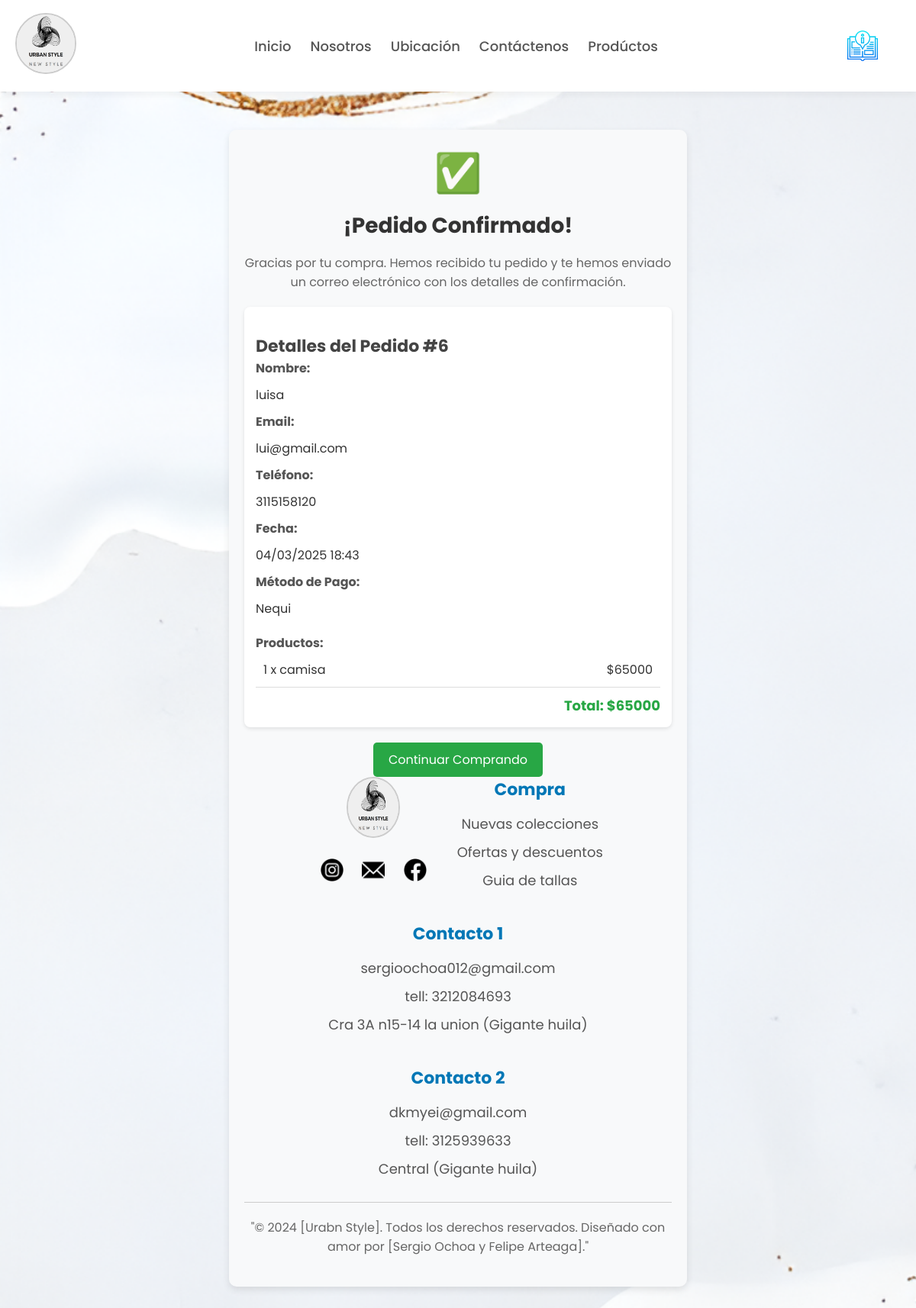
Page /confirmac/6/ on the committed database.
### productos/models.py (models this page shows, shortened)
class Orden(models.Model):
    usuario = models.ForeignKey(User, on_delete=models.CASCADE, null=True, blank=True)
    nombre = models.CharField(max_length=200)
    email = models.EmailField()
    telefono = models.CharField(max_length=20)
    sesion_id = models.CharField(max_length=100, null=True, blank=True)
    total = models.DecimalField(max_digits=10, decimal_places=0)
    metodo_pago = models.CharField(
        max_length=20,
        choices=[('nequi', 'Nequi'), ('bancolombia', 'Bancolombia')]
    )
    pagado = models.BooleanField(default=False)
    fecha_creacion = models.DateTimeField(auto_now_add=True)

class OrdenItem(models.Model):
    orden = models.ForeignKey(Orden, related_name='items', on_delete=models.CASCADE)
    producto = models.ForeignKey("Producto", on_delete=models.CASCADE)
    precio = models.DecimalField(max_digits=10, decimal_places=0)
    cantidad = models.IntegerField(default=1)
    def subtotal(self):
        return self.precio * self.cantidad

class Producto(models.Model):
    CATEGORIAS = [
        ('Hombre', 'Hombre'),
        ('Mujer', 'Mujer'),
    ]
    nombre = models.CharField(max_length=200)
    descripcion = models.TextField()
    precio = models.DecimalField(max_digits=10, decimal_places=0)
    foto = models.ImageField(upload_to='productos/')
    fecha_creacion = models.DateField(auto_now_add=True)
    categoria = models.CharField(max_length=10, choices=CATEGORIAS, default='Hombre')  # 👈 Campo de categoría

### productos/views.py (the view)
# urls.py: path('confirmac/<int:orden_id>/', views.confirmacion, name='confirmar'),
def confirmacion(request, orden_id):
    try:
        if request.user.is_authenticated:
            orden = Orden.objects.get(id=orden_id, usuario=request.user)
        else:
            orden = Orden.objects.get(id=orden_id, sesion_id=request.session.session_key)
        items = OrdenItem.objects.filter(orden=orden)
        return render(request, 'confirmacion.html', {
            'orden': orden,
            'items': items
        })
    except Orden.DoesNotExist:
        messages.error(request, "Orden no encontrada")
        return redirect('productos')

### productos/templates/confirmacion.html (shortened to what this page needs)
{% extends 'base.html' %}
{% load static %}
{% block content %}
<link rel="stylesheet" href="{% static 'tienda/confirmacion.css' %}">
<div class="confirmacion-container">
    <div class="confirmacion-icon">✅</div>
    <h1 class="confirmacion-titulo">¡Pedido Confirmado!</h1>
    <div class="confirmacion-mensaje">
        Gracias por tu compra. Hemos recibido tu pedido y te hemos enviado un correo electrónico con los detalles de confirmación.
    </div>
    <div class="confirmacion-detalles">
        <h2 class="resumen-titulo">Detalles del Pedido #{{ orden.id }}</h2>
        <div class="confirmacion-datos">
            <div>
                <div class="datos-titulo">Nombre:</div>
                <div>{{ orden.nombre }}</div>
            </div>
            <div>
                <div class="datos-titulo">Email:</div>
                <div>{{ orden.email }}</div>
            </div>
            <div>
                <div class="datos-titulo">Teléfono:</div>
                <div>{{ orden.telefono }}</div>
            </div>
            <div>
                <div class="datos-titulo">Fecha:</div>
                <div>{{ orden.fecha_creacion|date:"d/m/Y H:i" }}</div>
            </div>
            <div>
                <div class="datos-titulo">Método de Pago:</div>
                <div>{{ orden.get_metodo_pago_display }}</div>
            </div>
        </div>
        <div class="confirmacion-items">
            <div class="datos-titulo">Productos:</div>
            {% for item in items %}
            <div class="confirmacion-item">
                <div>{{ item.cantidad }} x {{ item.producto.nombre }}</div>
                <div>${{ item.subtotal }}</div>
            </div>
            {% endfor %}
            <div class="confirmacion-total">
                Total: ${{ orden.total }}
            </div>
        </div>
    </div>
    <div class="confirmacion-acciones">
        <a href="{% url 'productos' %}" class="btn btn-success">
            Continuar Comprando
        </a>
    </div>
    <div class="confirmacion-acc
{% endblock %}

### productos/static/tienda/base.css (style rules this page uses)
* { margin: 0; padding: 0; box-sizing: border-box; text-decoration: none; list-style: none; font-family: "Poppins", sans-serif; }
body { background-image: url('../images/fondo5.png'); background-repeat: no-repeat; background-size: cover; background-attachment: fixed; color: #333; display: flex; flex-direction: column; min-height: 100vh; }

### productos/static/tienda/confirmacion.css (style rules this page uses)
.confirmacion-container { max-width: 600px; margin: 50px auto; padding: 20px; text-align: center; background-color: #f8f9fa; border-radius: 10px; box-shadow: 0px 4px 10px rgba(0, 0, 0, 0.1); }
.confirmacion-icon { font-size: 50px; color: #28a745; margin-bottom: 10px; }
.confirmacion-titulo { font-size: 28px; font-weight: bold; color: #333; }
.resumen-titulo { font-size: 22px; font-weight: bold; margin-top: 20px; color: #444; }
.confirmacion-mensaje { font-size: 16px; color: #666; margin: 15px 0; }
.confirmacion-detalles { text-align: left; margin-top: 20px; background: #fff; padding: 15px; border-radius: 8px; box-shadow: 0px 2px 5px rgba(0, 0, 0, 0.1); }
.confirmacion-datos div { margin-bottom: 10px; }
.datos-titulo { font-weight: bold; color: #555; }
.confirmacion-items { margin-top: 20px; }
.confirmacion-item { display: flex; justify-content: space-between; padding: 10px; border-bottom: 1px solid #ddd; }
.confirmacion-total { font-size: 18px; font-weight: bold; color: #28a745; text-align: right; margin-top: 10px; }
.confirmacion-acciones { margin-top: 20px; }
.btn-success { display: inline-block; padding: 10px 20px; background-color: #28a745; color: white; text-decoration: none; border-radius: 5px; transition: background 0.3s ease; }

### rows in the picture
Orden: id "6", nombre "luisa", email "lui@gmail.com", telefono "3115158120", fecha_creacion "04/03/2025 18:43", metodo_pago "Nequi", total "65000"
OrdenItem: cantidad "1", producto.nombre "camisa", subtotal "65000"
